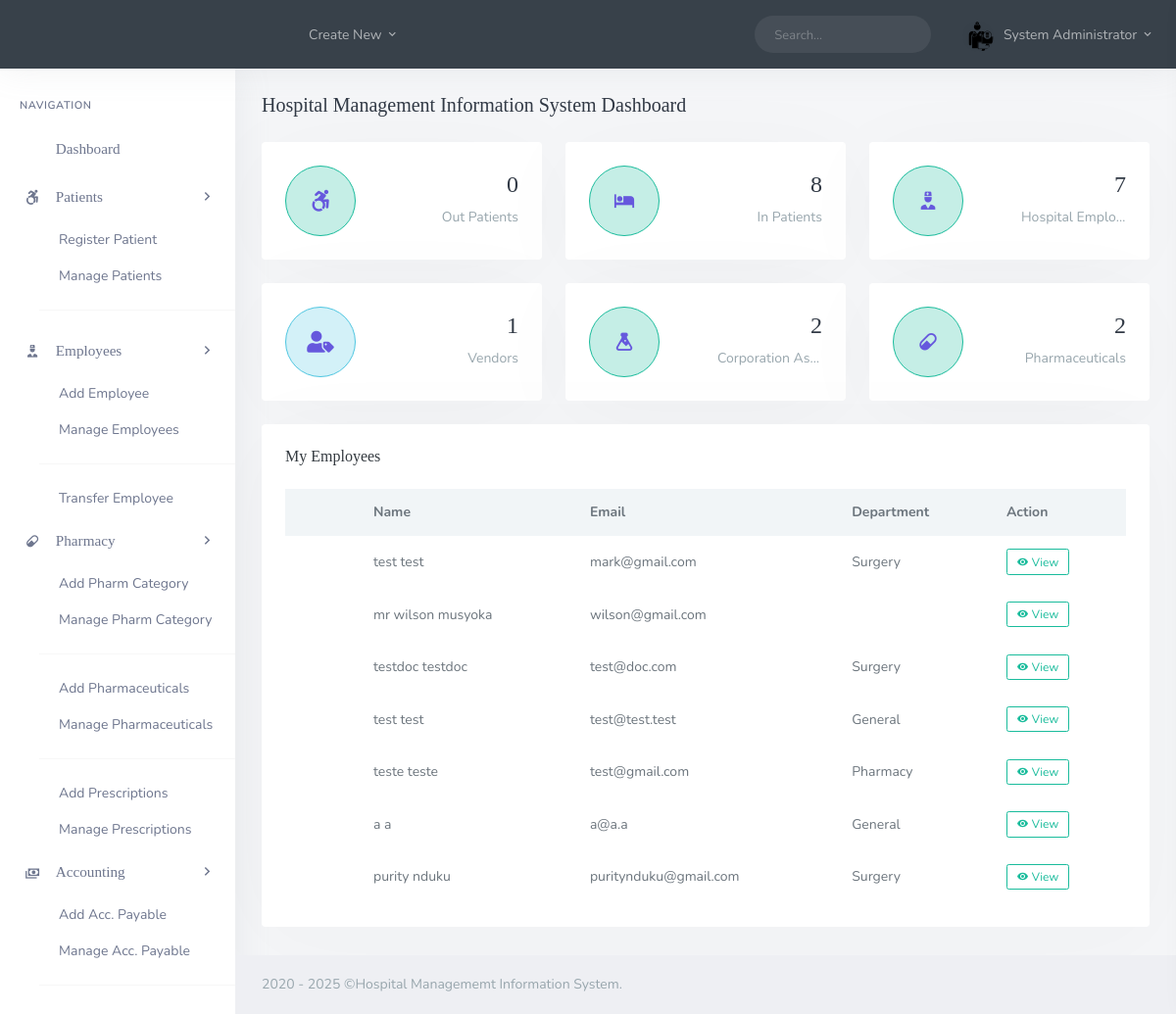
/backend/admin/admin_dashboard.php (signed in), run on the app's committed database.
### tables this page shows
CREATE TABLE `docs` (
  `doc_id` int(20) NOT NULL,
  `doc_fname` varchar(200) DEFAULT NULL,
  `doc_lname` varchar(200) DEFAULT NULL,
  `doc_email` varchar(200) DEFAULT NULL,
  `doc_pwd` varchar(200) DEFAULT NULL,
  `doc_dept` varchar(200) NOT NULL,
  `doc_number` varchar(200) DEFAULT NULL,
  `doc_dpic` varchar(200) DEFAULT NULL,
  `doc_start_time` time DEFAULT NULL,
  `doc_end_time` time DEFAULT NULL
);

### backend/admin/admin_dashboard.php (the view, shortened to what the rows shown need)
<?php
  include('assets/inc/config.php');
?>
<!DOCTYPE html>
<html lang="en">
    <?php include("assets/inc/head.php");?>
    <body>
        <div id="wrapper">
            <?php include('assets/inc/nav.php');?>
            <div class="content-page">
                <div class="content">
                    <div class="container-fluid">
                        <div class="row">
                            <div class="col-xl-12">
                                <div class="card-box">
                                    <div class="table-responsive">
                                        <table class="table table-borderless table-hover table-centered m-0">
                                            <thead class="thead-light">
                                                <tr>
                                                    <th colspan="2"> </th>
                                                    <th>Name</th>
                                                    <th>Email</th>
                                                    <th>Department</th>
                                                    <th>Action</th>
                                                </tr>
                                            </thead>
                                            <?php
                                                $ret="SELECT * FROM docs ORDER BY RAND() LIMIT 10 ";
                                                $stmt= $mysqli->prepare($ret) ;
                                                $stmt->execute() ;
                                                $res=$stmt->get_result();
                                                while($row=$res->fetch_object())
                                                {
                                            ?>
                                            <tbody>
                                                <tr>
                                                    <td style="width: 36px;">
                                                    </td>
                                                    <td>
                                                    </td>
                                                    <td>
                                                        <?php echo $row->doc_fname;?> <?php echo $row->doc_lname;?>
                                                    </td>
                                                    <td>
                                                        <?php echo $row->doc_email;?>
                                                    </td>
                                                    <td>
                                                        <?php echo $row->doc_dept;?>
                                                    </td>
                                                    <td>
                                                        <a href="admin_view_single_employee.php?doc_number=<?php echo $row->doc_number;?>" class="btn btn-xs btn-outline-success"><i class="mdi mdi-eye"></i> View</a>
                                                    </td>
                                                </tr>
                                            </tbody>
                                            <?php }?>
                                        </table>
                                    </div>
                                </div>
                            </div>
                        </div>
                    </div>
                </div>
            </div>
        </div>
    </body>
</html>

### backend/admin/assets/inc/nav.php (shortened to what the rows shown need)
<?php
    $aid=$_SESSION['ad_id'];
    $ret="select * from admin where ad_id=?";
    $stmt= $mysqli->prepare($ret) ;
    $stmt->bind_param('i',$aid);
    $stmt->execute() ;
    $res=$stmt->get_result();
    while($row=$res->fetch_object())
    {
?>
    <div class="navbar-custom">
        <ul class="list-unstyled topnav-menu float-right mb-0">
            <li class="d-none d-sm-block">
                <form class="app-search">
                    <div class="app-search-box">
                        <div class="input-group">
                            <input type="text" class="form-control" placeholder="Search...">
                            <div class="input-group-append">
                                <button class="btn" type="submit">
                                    <i class="fe-search"></i>
                                </button>
                            </div>
                        </div>
                    </div>
                </form>
            </li>
            <li class="dropdown notification-list">
                <a class="nav-link dropdown-toggle nav-user mr-0 waves-effect waves-light" data-toggle="dropdown" href="#" role="button" aria-haspopup="false" aria-expanded="false">
                    <img src="assets/images/users/<?php echo $row->ad_dpic;?>" alt="dpic" class="rounded-circle">
                    <span class="pro-user-name ml-1">
                        <?php echo $row->ad_fname;?> <?php echo $row->ad_lname;?> <i class="mdi mdi-chevron-down"></i>
                    </span>
                </a>
            </li>
        </ul>
        <div class="logo-box">
            <a href="admin_dashboard.php" class="logo text-center">
                <span class="logo-lg">
                </span>
            </a>
        </div>
        <ul class="list-unstyled topnav-menu topnav-menu-left m-0">
            <li>
                <button class="button-menu-mobile waves-effect waves-light">
                    <i class="fe-menu"></i>
                </button>
            </li>
            <li class="dropdown d-none d-lg-block">
                <a class="nav-link dropdown-toggle waves-effect waves-light" data-toggle="dropdown" href="#" role="button" aria-haspopup="false" aria-expanded="false">
                    Create New
                    <i class="mdi mdi-chevron-down"></i>
                </a>
            </li>
        </ul>
    </div>
<?php }?>

### data on the page
docs: doc_fname "test", doc_lname "test", doc_email "mark@gmail.com", doc_dept "Surgery"
docs: doc_fname "mr wilson", doc_lname "musyoka", doc_email "wilson@gmail.com"
docs: doc_fname "testdoc", doc_lname "testdoc", doc_email "test@doc.com", doc_dept "Surgery"
docs: doc_fname "test", doc_lname "test", doc_email "test@test.test", doc_dept "General"
docs: doc_fname "teste", doc_lname "teste", doc_email "test@gmail.com", doc_dept "Pharmacy"
docs: doc_fname "a", doc_lname "a", doc_email "a@a.a", doc_dept "General"
docs: doc_fname "purity", doc_lname "nduku", doc_email "puritynduku@gmail.com", doc_dept "Surgery"

### other printed values
$row->ad_fname "System"
$row->ad_lname "Administrator"
$outpatient "0"
$inpatient "8"
$doc "7"
$vendor "1"
$assets "2"
$phar "2"
